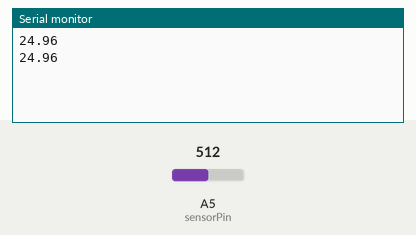
Simulated run of this sketch. Board: Arduino Uno, built with avr-gcc and run on an emulated ATmega328P. On the bench: the last lines printed to the serial monitor. Inputs (shaded band) come from the test bench; at power-on: A5 (sensorPin) = 512.

Above: at 1.8 s.
1.9 s: A5 (sensorPin) set to 716
At 2.8 s:
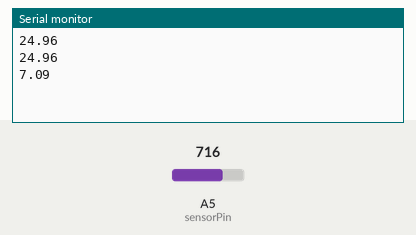
3.4 s: A5 (sensorPin) set to 900
At 4.6 s:
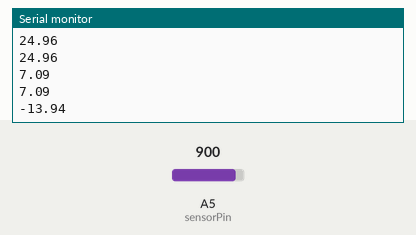
Timing chart, 0 to 6.4 s (numbered marks = the images above; inputs shaded):
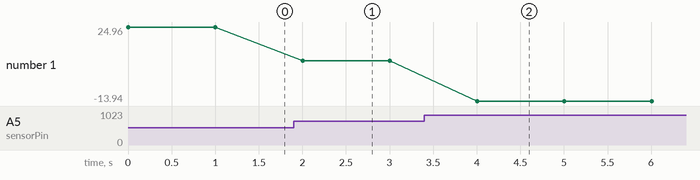

Measured:
- after the input at 1.9 s, the serial monitor: prints a new line after 0.10 s (image 1)
- after the input at 3.4 s, the serial monitor: prints a new line after 0.60 s (image 2)
- plotted number 1: 24.96 → 7.09 after the input at 1.9 s, 7.09 → -13.94 after the input at 3.4 s

The sketch:

Analog_Temp.ino
```cpp
#include <math.h>

int sensorPin = A5; // select the input pin for the potentiometer

double convertToTemperature(int analogValue) {
  double temp;
  double rt;
  double voltage = 5.0 * analogValue / 1023.0;
  rt = 10000 * voltage / (5 - voltage);
  temp = 1 / (((log(rt / 10000)) / 3950) + (1 / (273.15 + 25)));
  temp = temp - 273.15;
  return temp;
}

void setup() {
 Serial.begin(9600);
}

void loop() {
 int readVal= analogRead(sensorPin);
 double temp = convertToTemperature(readVal);

 Serial.println(temp);  // display tempature
 //Serial.println(readVal);  // display tempature

 delay(1000);
}
```
